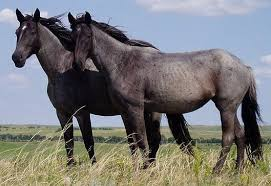
#> input picture scikit-image/operations/horse.jpg, 271 x 186 px
$ python measure_size.py --image ../operations/horse.jpg
#> lines starting #> are read from the running program, lines starting #| are printed output that depends on the picture
# import required modules:

from scipy.spatial import distance as dist
from imutils import perspective
from imutils import contours
import numpy as np
import argparse
import imutils
import skimage

# argument parse construction#
# use this part to pass parameters like filepath and default height/width to externally run program
#from command line
ap = argparse.ArgumentParser()
ap.add_argument('-i','--image',required=True,
                help='path to input image')
ap.add_argument('-w','--width',type=float,required=False,
                help='width of the left-most object in the image')
ap.add_argument('-p','--pxpermetric',type=float,required=False,
                help='pixels per metric if known (use for only fixed camera-object pairs)')
args = vars(ap.parse_args())

# load the image, convert it to grayscale, and blur it slightly
image = skimage.io.imread(args["image"])
#> image is the input picture: shape (186, 271, 3); mean R, G, B 120.6, 120.3, 120.3
gray = skimage.color.rgb2gray(image)
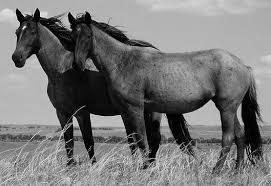
#> gray: shape (186, 271) float64; min 0, max 0.952, mean 0.472
gray = skimage.filters.gaussian(gray)
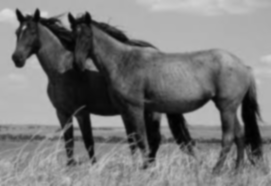
#> gray: shape (186, 271) float64; min 0.00409, max 0.858, mean 0.472
# TODO: blur image using skimage
